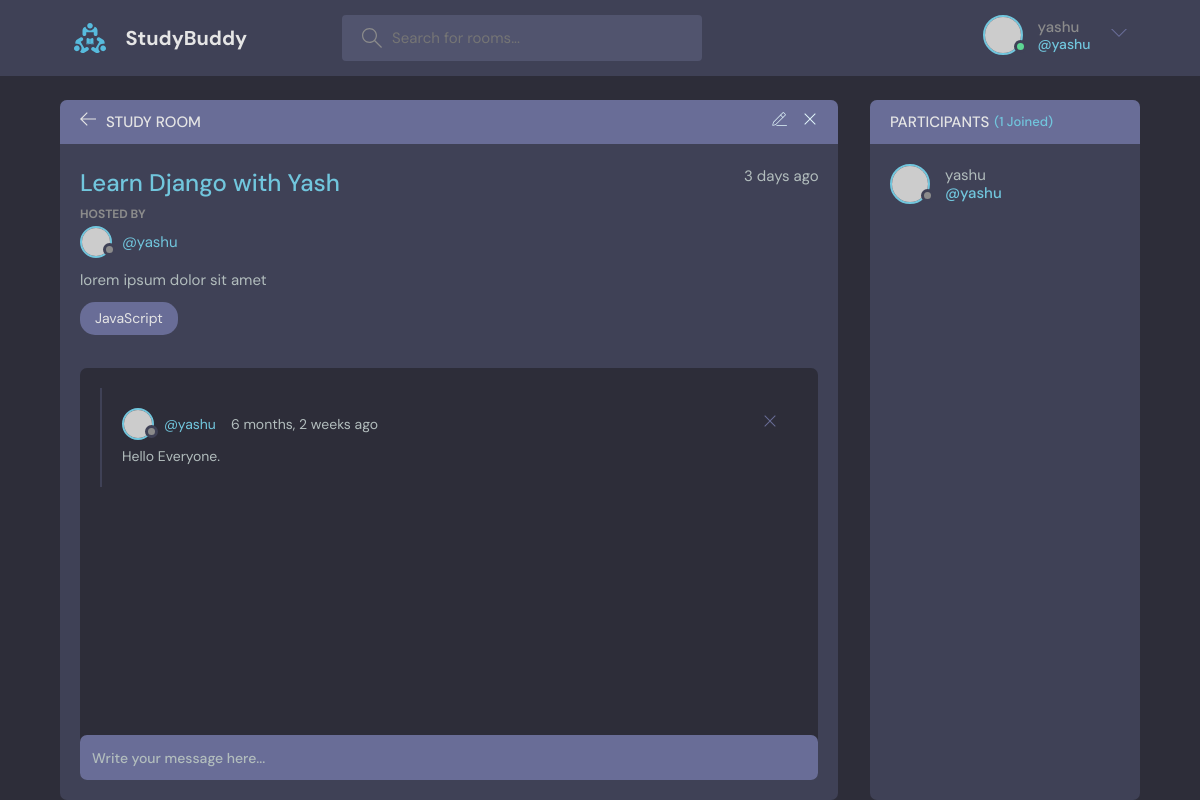
The app's page /room/6/ (signed in) with its own data.
### base/models.py (models this page shows, shortened)
class Room(models.Model):
    host = models.ForeignKey(User, on_delete=models.SET_NULL, null = True)
    topic = models.ForeignKey(Topic, on_delete=models.SET_NULL, null = True)
    name = models.CharField(max_length = 200)
    description = models.TextField(null = True, blank = True) # blank allows a blank form field submissions
    participants = models.ManyToManyField(User, related_name='participants', blank=True)
    updated = models.DateTimeField(auto_now = True) # Takes a timestamp whenever we save the item
    created = models.DateTimeField(auto_now_add = True) # Takes a timestamp when we first create an instance
    class Meta:
        ordering = ['-updated', '-created']

class Message(models.Model):
    user = models.ForeignKey(User, on_delete=models.CASCADE)
    room = models.ForeignKey(Room, on_delete=models.CASCADE) #If room is deleted then the messages are deleted too
    body = models.TextField()
    updated = models.DateTimeField(auto_now = True)
    created = models.DateTimeField(auto_now_add = True)
    class Meta:
        ordering = ['-updated', '-created']

### base/views.py (the view, shortened to what this page needs)
# urls.py: path('room/<str:id>/', views.solo_room, name="solo_room"),
def solo_room(request, id):
    get_room = Room.objects.get(id = id)
    room_messages = get_room.message_set.all() # Don't name it messages, else it will refer to the flash messages as well
    participants = get_room.participants.all()
    context = {"room":get_room, "room_messages":room_messages, "participants":participants}
    return render(request, 'base/solo_room.html', context)

### base/templates/base/solo_room.html (shortened to what this page needs)
{% extends 'main.html' %}
{% block content %}
    <main class="profile-page layout layout--2">
      <div class="container">
        <div class="room">
          <div class="room__top">
            <div class="room__topLeft">
              <a href="index.html">
                <svg version="1.1" xmlns="http://www.w3.org/2000/svg" width="32" height="32" viewBox="0 0 32 32">
                  <title>arrow-left</title>
                  <path
                    d="M13.723 2.286l-13.723 13.714 13.719 13.714 1.616-1.611-10.96-10.96h27.625v-2.286h-27.625l10.965-10.965-1.616-1.607z"
                  ></path>
                </svg>
              </a>
              <h3>Study Room</h3>
            </div>
            <div class="room__topRight">
              <a href="{% url 'update_room' room.id %}">
              </a>
              <a href="{% url 'delete_room' room.id %}">
                <svg version="1.1" xmlns="http://www.w3.org/2000/svg" width="32" height="32" viewBox="0 0 32 32">
                  <title>remove</title>
                  <path
                    d="M27.314 6.019l-1.333-1.333-9.98 9.981-9.981-9.981-1.333 1.333 9.981 9.981-9.981 9.98 1.333 1.333 9.981-9.98 9.98 9.98 1.333-1.333-9.98-9.98 9.98-9.981z"
                  ></path>
                </svg>
              </a>
            </div>
          </div>
          <div class="room__box scroll">
            <div class="room__header scroll">
              <div class="room__info">
                <h3>{{room.name}}</h3>
                <span>3 days ago</span>
              </div>
              <div class="room__hosted">
                <p>Hosted By</p>
                <a href="{% url 'user_profile' room.host.id %}" class="room__author">
                  <div class="avatar avatar--small">
                    <img src="https://randomuser.me/api/portraits/men/37.jpg" />
                  </div>
                  <span>@{{room.host}}</span>
                </a>
              </div>
              <div class="room__details">
                {{room.description}}
              </div>
              <span class="room__topics">JavaScript</span>
            </div>
            <div class="room__conversation">
              <div class="threads scroll">
                {% for message in room_messages %}
                <div class="thread">
                  <div class="thread__top">
                    <div class="thread__author">
                      <a href="#" class="thread__authorInfo">
                        <div class="avatar avatar--small">
                          <img src="https://randomuser.me/api/portraits/men/37.jpg" />
                        </div>
                        <span>@{{message.user}}</span>
                      </a>
                      <span class="thread__date">{{message.created|timesince}} ago</span>
                    </div>
                    {% if request.user == message.user %}
                    <div class="thread__delete">
                    <a href="{% url 'delete-message' message.id %}">
                      <svg version="1.1" xmlns="http://www.w3.org/2000/svg" width="32" height="32" viewBox="0 0 32 32">
                        <title>remove</a></title>
                        <path
                          d="M27.314 6.019l-1.333-1.333-9.98 9.981-9.981-9.981-1.333 1.333 9.981 9.981-9.981 9.98 1.333 1.333 9.981-9.98 9.98 9.98 1.333-1.333-9.98-9.98 9.98-9.981z"
                        ></path>
                      </svg>
                    </a>
                    </div>
                    {% endif %}
                  </div>
                  <div class="thread__details">
                    {{message.body}}
                  </div>
                </div>
                {% endfor %}
              </div>
            </div>
          </div>
          {% if request.user.is_authenticated %}
            <div class="room__message">
                <form  method="POST" action="">
                    <input type="text" name="body" id="body" placeholder="Write your message here..." />
                </form>
            </div>
        </div>
        {% endif %}
        <div class="participants">
          <h3 class="participants__top">Participants <span>({{participants.count}} Joined)</span></h3>
          <div class="participants__list scroll">
            {% for user in participants %}
            <a href="{% url 'user_profile' user.id %}" class="participant">
              <div class="avatar avatar--medium">
                <img src="https://randomuser.me/api/portraits/men/37.jpg" />
              </div>
              <p>
                {{user.username}}
                <span>@{{user.username}}</span>
              </p>
            </a>
            {% endfor %}
          </div>
        </div>
      </div>
    </main>
{% endblock %}

### templates/navbar.html (shortened to what this page needs)
{% load static %}
<header class="header header--loggedIn">
    <div class="container">
      <a href="{% url 'room_function' %}" class="header__logo">
        <img src="{% static 'images/logo.svg' %}" />
        <h1>StudyBuddy</h1>
      </a>
      <form class="header__search" method="GET" action="{% url 'room_function' %}">
        <label>
          <input type="text" name="q" id="q" placeholder="Search for rooms..." />
        </label>
      </form>
      <nav class="header__menu">
        {% if request.user.is_authenticated %}
        <div class="header__user">
          <a href="{% url 'user_profile' user.id %}">
            <div class="avatar avatar--medium active">
              <img src="https://randomuser.me/api/portraits/men/37.jpg" />
            </div>
            <p>{{request.user.username}}<span>@{{request.user.username}}</span></p>
          </a>
          <button class="dropdown-button">
            <svg version="1.1" xmlns="http://www.w3.org/2000/svg" width="32" height="32" viewBox="0 0 32 32">
              <title>chevron-down</title>
              <path d="M16 21l-13-13h-3l16 16 16-16h-3l-13 13z"></path>
            </svg>
          </button>
        </div>
        {% else %}
        <a href="{% url 'login' %}">
          <img src="{% static 'images/avatar.svg' %}" />
          <p>Login</p>
        </a>
        {% endif %}
      </nav>
    </div>
  </header>

### base/templates/base/solo_room.html (style rules this page uses)
.container { display: grid; grid-template-columns: 3fr 1fr; }

### records on screen
Room: name "Learn Django with Yash", host "yashu", description "lorem ipsum dolor sit amet"
Message: user "yashu", created "6 months, 2 weeks", body "Hello Everyone."

### other values on screen
{{ request.user.username }} "yashu"
{{ participants.count }} "1"
{{ user.username }} "yashu"
